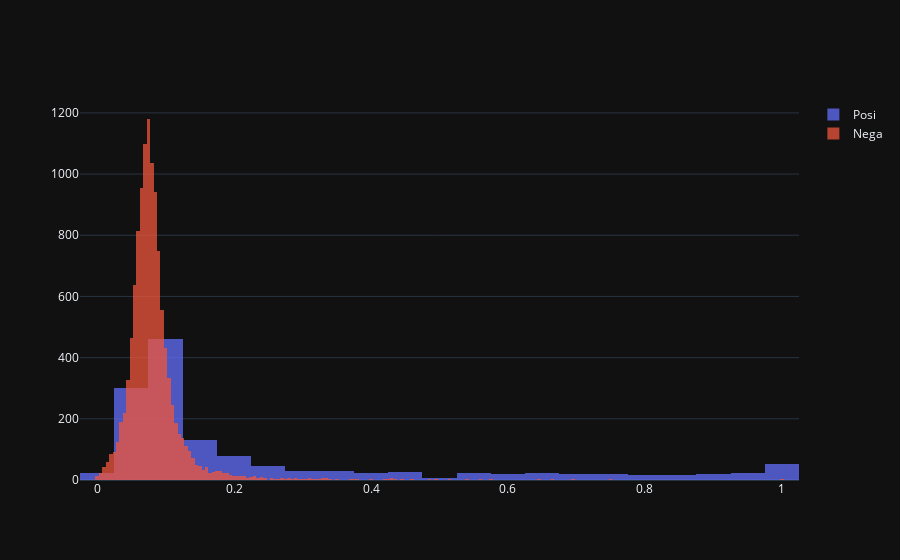

Here is the notebook cell this chart was saved with:
### Markdown cell above
### Visualization for the KS-test

### Code cell
# Vizual check of the single model
data_logdyn = pd.read_parquet('Data/final_dataset.parquet')
target = 'Flag'
horizon = 8
share = 0.1
state = 2000
data_testing = data_logdyn.copy()
data_testing['Flag'] = data_testing['Distance'].apply(lambda x: 0 if x >= horizon else 1)
data_testing.drop(columns = ['Volume', 'MA100', 'Rise', 'Distance', 'Index', 'Ticker'], inplace = True)

data_testing_1 = data_testing[data_testing[target] == 1]
data_testing_0 = data_testing[data_testing[target] == 0]
Y_1 = data_testing_1[target]
X_1 = data_testing_1.drop(columns = [target])
share_1_orig = len(data_testing_1) / (len(data_testing_0) + len(data_testing_1))
_, X_0, _, Y_0 = modsel.train_test_split(data_testing_0.drop(columns = [target]), data_testing_0[target], 
                                                     test_size = min(share_1_orig * (1 - share) / share, 1), random_state = state)
share_1 = len(Y_1) / (len(Y_0) + len(Y_1))
Y = pd.concat([Y_0, Y_1])
X = sm.add_constant(pd.concat([X_0, X_1]))
X_train, X_test, Y_train, Y_test = modsel.train_test_split(X, Y, test_size = 0.2, random_state = state)
results_rs, auc_train_rs, auc_test_rs, ks_train_rs, ks_test_rs, f1_train_rs,\
    f1_test_rs, pr_train_rs, pr_test_rs, rec_train_rs, rec_test_rs\
    = model_optimization(Y_train, Y_test, X_train, X_test, silent = True)
print(results_rs.summary())
Y_test_pred = results_rs.predict(X_test)
ks_samples = pd.DataFrame({'Y': Y_test, 'Y_pred': Y_test_pred})
ks_samples_posi = ks_samples[ks_samples['Y'] == 1]['Y_pred']
ks_samples_nega = ks_samples[ks_samples['Y'] == 0]['Y_pred']
fig = go.Figure()
fig.add_trace(go.Histogram(x = ks_samples_posi, name = 'Posi'))
fig.add_trace(go.Histogram(x = ks_samples_nega, name = 'Nega'))
fig.update_layout(barmode = 'overlay')
fig.update_traces(opacity = 0.75)
fig.show()

### Figure 1 — Plotly figure (JSON) as saved in the notebook; plotly's stock layout.template omitted (floating-point values rounded to 4 significant figures; data arrays with more than 128 entries replaced by an {"elided": "..."} marker saying what was removed)
{"data": [{"name": "Posi", "opacity": 0.75, "type": "histogram", "x": {"elided": "1376 float values"}}, {"name": "Nega", "opacity": 0.75, "type": "histogram", "x": {"elided": "11993 float values"}}], "layout": {"barmode": "overlay"}}
